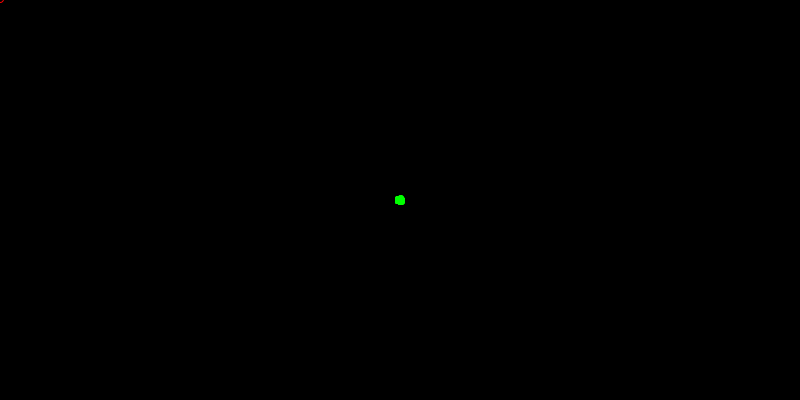
Frame 1 (no input)
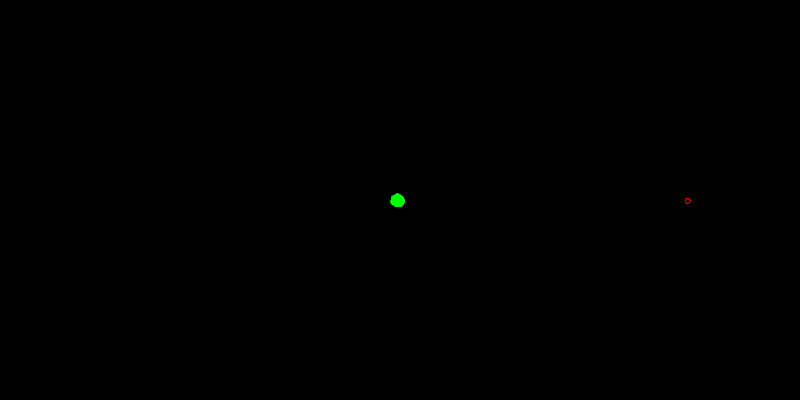
Frame 60 (the mouse pressed at the canvas centre just before this capture)
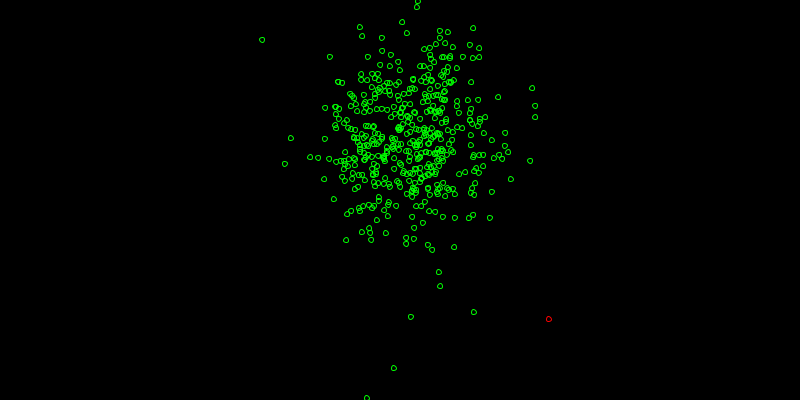
Frame 120 (the mouse held since frame 60 and released just before this capture)

The Processing sketch that drew these frames (run headless with seeded random() and noise(); from frame 60 on, the mouse is pressed at the canvas centre):

// Processing sketch: processing_1013
// ── processing_1013.pde

//Global Variables
color BLACK = color(0);
System s;
Scout test;
float pull = 8.0f;

//Setup
void setup() {
  size(800, 400);
  background(BLACK);
  s = new System();
  test = new Scout();
  for (int i = 0; i < 500; i++) {
    s.addApis(new Apis(new PVector(width/2,height/2),pull,0.05f));
  }
}

//Draw
void draw() {
  background(BLACK);
  s.run();
  test.run(s.hive);
}

// Add a new Apis into the System
void mousePressed() {
  for (int i = 0; i < 100; i++) {  
    s.addApis(new Apis(new PVector(mouseX,mouseY),pull,0.05f));
  }
}






//Apis class
class Apis {
  color cApis = color(0,255,0); //color of Apis
  PVector loc; //location vector
  PVector vel; //velocity vector
  PVector acc; //acceleration vetor

  float r = 5.0; //radius of Apis
  float ms; //maxspeed of Apis
  float mt; //maxturn of Apis
  float inertia = 3.0; //inertia of bee
  float friction = .9; //friction of turn

  //empty constructor
  Apis() {
    loc = new PVector(); //location at 0,0
    ms = 8.0f;
    mt = 0.05f;
    acc = new PVector(); //set acceleration vector to 0
    vel = new PVector(random(-1,1), random(-1,1)); //randomize velocity vector
  }

  //full constructor
  Apis(PVector _loc, PVector _vel, PVector _acc, float _ms, float _mt) {
    loc = _loc.get();
    vel = _vel.get();
    acc = _acc.get();
    ms = _ms;
    mt = _mt;
  }

  //simplified constructor
  Apis(PVector _loc, float _ms, float _mt) {
    loc = _loc.get();
    ms = _ms;
    mt = _mt;
    acc = new PVector(0,0); //set acceleration vector to 0
    vel = new PVector(random(-1,1), random(-1,1)); //randomize velocity vector
  }

  /* Motion Method:
   Adds velocity vector to the location vector
   and the acceleration vector to the velocity
   vector
   */
  void motion() {
    vel.add(acc); //update velocity
    vel.limit(ms); //limit velocity vector
    loc.add(vel); //update location vector
    acc.mult(0); //reset acceleration to zero after every cycle
  }

  //Preliminary rendering of bee. Used for testing the hive System
  void render() {
    pushMatrix();
    stroke(cApis);
    noFill();
    ellipse(loc.x, loc.y, r, r);
    popMatrix();
  }

  //wraparound
  void wrap() {
    if (loc.x < -r) loc.x = width+r;
    if (loc.y < -r) loc.y = height+r;
    if (loc.x > width+r) loc.x = -r;
    if (loc.y > height+r) loc.y = -r;
  }

  //Returns an attraction vector based on the swarm
  PVector attract(ArrayList hive) {
    float maxpull = 4; //max attraction
    float maxd = 600; //max distance
    PVector attract = new PVector(0,0); //will hold the sum of all of the aAttract vectors
    PVector aAttract = new PVector(0,0); //will hold the attraction vector toward the nearest Apis    
    for (int i = 0; i < hive.size(); i++) { //parse through entire hive
      Apis neighbor = (Apis) hive.get(i);
      float d = loc.dist(neighbor.loc); //distance between selected Apis and this Apis
      if (d > 0 && d < maxd) {
        aAttract.x = loc.x - neighbor.loc.x; //create a vector that points from this Apis to the neighbor
        aAttract.y = loc.y - neighbor.loc.y;
        attract.x += -1/aAttract.x; //add the vector x component to the final attract vector
        attract.y += -1/aAttract.y; //add the vector y component to the final vector
      }      
    }    
    //attract.x = (attract.x > maxpull ? maxpull : attract.x < -maxpull ? -maxpull: attract.x);
    //attract.y = (attract.y > maxpull ? maxpull : attract.y < -maxpull ? -maxpull: attract.y);
    attract.limit(maxpull); //limit the attract vector to a maxpull. Failure to limit causes bees to center toward one area    
    return attract;
  }

  //network hive
  void network(ArrayList hive) {    
    for (int i = 0; i < hive.size(); i++) {
      Apis neighbor = (Apis) hive.get(i);
      float d = loc.dist(neighbor.loc);
      if (d > 0) {
        pushMatrix();
        stroke(255%d,255%d,0);
        line(loc.x, loc.y, neighbor.loc.x, neighbor.loc.y);
        popMatrix();
      }
    }
  }

  //change color of Apis
  void selected() {
    cApis = color(255,0,0);
  }


  //Implements target steering as modeled by Craig Reynolds
  PVector steer(PVector target, boolean slowdown) {
    PVector steer;  // The steering vector
    PVector desired = target.sub(target,loc);  // A vector pointing from the location to the target
    float d = desired.mag(); // Distance from the target is the magnitude of the vector
    // If the distance is greater than 0, calc steering (otherwise return zero vector)
    if (d > 0) {
      // Normalize desired
      desired.normalize();
      // Two options for desired vector magnitude (1 -- based on distance, 2 -- maxspeed)
      if ((slowdown) && (d < 100.0)) desired.mult(ms*(d/100.0)); // This damping is somewhat arbitrary
      else desired.mult(ms);
      // Steering = Desired minus Velocity
      steer = target.sub(desired,vel);
      steer.limit(mt);  // Limit to maximum steering force
    } 
    else {
      steer = new PVector(0,0);
    }
    return steer;
  }

  //bee steers toward predefined target
  void track(PVector target) {
    acc.add(steer(target, false));
  }

  //runs entire bee. Later version will have a "swarm switch" which will allow some to leave the swarm
  void run(ArrayList hive) {
    PVector v;
    v = attract(hive);
    v.mult(1/inertia);
    acc = v;

    motion();
    wrap();
    //network(hive);  //will draw lines from the bee to all other bees
    render();
  }
}



////SCOUT CLASSS
class Scout extends Apis {
  PVector randomMove(PVector tar) {
    PVector iUnit = new PVector(1,0); //x-axis
    PVector v = new PVector(); //holds returned velocity vector
    float rV = random(.5f, .6f); //random speed
    float theta = tar.angleBetween(tar,iUnit);
    //-------------------------
    theta += random(-PI, PI); //randomize theta w/ errorbound
    v.x = rV * sin(theta);
    v.y = rV * cos(theta);
    v.limit(ms);
    
    return v;
  }
  
  void run(ArrayList hive) {
    acc = randomMove(new PVector(width, height));
    motion();
    wrap();
    cApis = color(255,0,0);
    render();
  }
}


//System class (an ArrayList of Apis objects)
class System {
  ArrayList hive; // An arraylist for all Apis


  System() {
    hive = new ArrayList(); // Initialize the arraylist

  }

  void run() {
    for (int i = 0; i < hive.size(); i++) {
      Apis a = (Apis) hive.get(i);  
      a.run(hive);  // Passing the entire list of boids to each boid individually
      a.ms = mouseX/10 + 1; //illustrates the swarming behaviour when maxspeed (ms) is changed
      if ((keyPressed == true) && ((key == 'n') || (key == 'N'))) {
        a.network(hive);
      }
    }
  }

  void addApis(Apis a) {
    hive.add(a);    
  }
}
